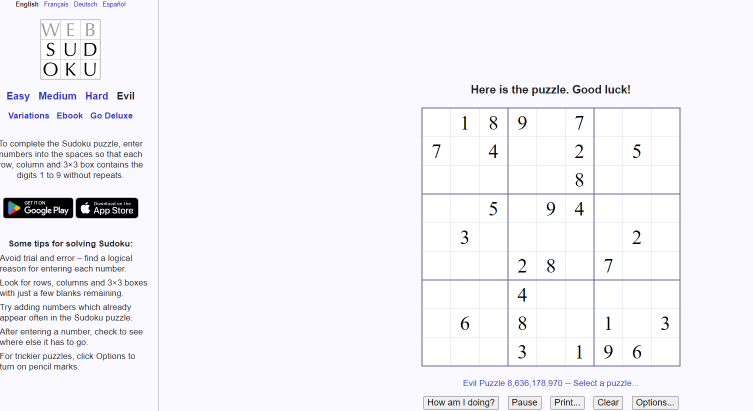
#> input picture sudoku5.png, 1505 x 822 px (shown at 1/2 size)
$ python sudoku.py
#> lines starting #> are read from the running program, lines starting #| are printed output that depends on the picture; after the words box and inside, x2 and y2 are one past the last pixel; in counts of white or black regions, pixels touching at a corner belong together
import cv2
import pytesseract
import numpy as np

# Set the Tesseract path (update this with your Tesseract installation path)
pytesseract.pytesseract.tesseract_cmd = r"C:\Programs\Tesseract\tesseract.exe"

puzzle = "sudoku5.png"


def find_largest_contour(contours, height, width):
    return max(
        contours,
        key=cv2.contourArea,
    )


def get_corners_from_contour(contour):
    peri = cv2.arcLength(contour, True)
    approx = cv2.approxPolyDP(contour, 0.02 * peri, True)
    return np.squeeze(approx)


def order_points(corners):
    rect = np.zeros((4, 2), dtype=np.float32)
    s = corners.sum(axis=1)
    rect[0] = corners[np.argmin(s)]
    rect[2] = corners[np.argmax(s)]
    diff = np.diff(corners, axis=1)
    rect[1] = corners[np.argmin(diff)]
    rect[3] = corners[np.argmax(diff)]
    return rect


def get_warped_image(image, corners):
    width, height = 450, 450
    rect = order_points(corners)
    dst = np.array(
        [[0, 0], [width - 1, 0], [width - 1, height - 1], [0, height - 1]],
        dtype=np.float32,
    )
    M = cv2.getPerspectiveTransform(rect, dst)
    warped = cv2.warpPerspective(image, M, (width, height))
    return warped


def divide_into_cells(image):
    rows, cols = 9, 9
    cell_height, cell_width = image.shape[0] // rows, image.shape[1] // cols
    cells = []

    for r in range(rows):
        for c in range(cols):
            y1, y2 = r * cell_height, (r + 1) * cell_height
            x1, x2 = c * cell_width, (c + 1) * cell_width
            cells.append(image[y1:y2, x1:x2])

    return cells


def remove_cell_border(cell_image):
    # Remove the outer 10 pixels from each side of the cell image
    borderSize = 5
    cell_no_border = cell_image[borderSize:-borderSize, borderSize:-borderSize]

    return cell_no_border


preprocessed_image = cv2.imread(puzzle, cv2.IMREAD_GRAYSCALE)
#> preprocessed_image: shape (822, 1505); min 0, max 255, mean 243.2
blurred = cv2.GaussianBlur(preprocessed_image, (5, 5), 0)
_, thresh = cv2.threshold(blurred, 0, 255, cv2.THRESH_BINARY_INV + cv2.THRESH_OTSU)
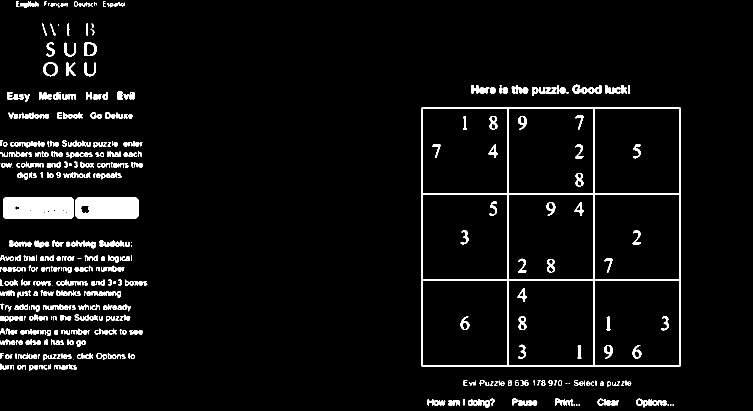
#> thresh: shape (822, 1505) (shown at 1/2 size); 4.5% white; 434 white regions (31 under 20 px), largest, box (x1, y1, x2, y2) and area: (843, 215, 1361, 733) 8260, (6, 395, 147, 437) 5827, (151, 395, 277, 437) 5029
kernel = cv2.getStructuringElement(cv2.MORPH_RECT, (3, 3))
cleaned = cv2.morphologyEx(thresh, cv2.MORPH_CLOSE, kernel)
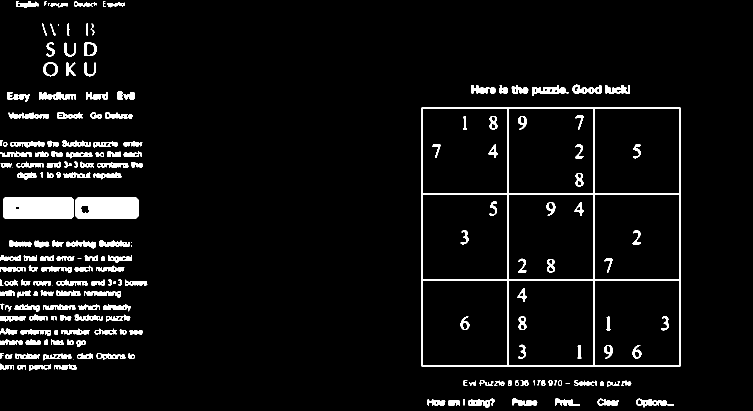
#> cleaned: shape (822, 1505) (shown at 1/2 size); 4.9% white; 194 white regions (11 under 20 px)
contours, _ = cv2.findContours(
    cleaned.copy(), cv2.RETR_EXTERNAL, cv2.CHAIN_APPROX_SIMPLE
)
#> contours = 168 contours, 18 with area under 20; largest, box (x1, y1, x2, y2) and area: (843, 215, 1361, 733) 267289, (6, 395, 147, 437) 5722, (151, 395, 277, 437) 5093, (1064, 170, 1137, 192) 726, (86, 124, 116, 153) 630

height, width = preprocessed_image.shape[:2]
#> height = 822; width = 1505
sudoku_grid_contour = find_largest_contour(contours, height, width)
#> sudoku_grid_contour = [[843, 215], [843, 732], [1360, 732], [1360, 215]]
sudoku_grid_corners = get_corners_from_contour(sudoku_grid_contour)
#> in get_corners_from_contour, `peri = cv2.arcLength(contour, True)`: peri = 2068
#> in get_corners_from_contour, `approx = cv2.approxPolyDP(contour, 0.02 * peri, True)`: approx = [[843, 215], [843, 732], [1360, 732], [1360, 215]]
#> sudoku_grid_corners = [[843, 215], [843, 732], [1360, 732], [1360, 215]]
warped_image = get_warped_image(preprocessed_image, sudoku_grid_corners)
#> in order_points, `s = corners.sum(axis=1)`: s = [1058, 1575, 2092, 1575]
#> in order_points, `diff = np.diff(corners, axis=1)`: diff = [-628, -111, -628, -1145]
#> in get_warped_image, `rect = order_points(corners)`: rect = [[843, 215], [1360, 215], [1360, 732], [843, 732]]
#> in get_warped_image, `M = cv2.getPerspectiveTransform(rect, dst)`: M = [[0.868, -1.81e-18, -732.1], [-2.09e-17, 0.868, -186.7], [1.53e-19, 0, 1]]
#> in get_warped_image, `warped = cv2.warpPerspective(image, M, (width, height))`:
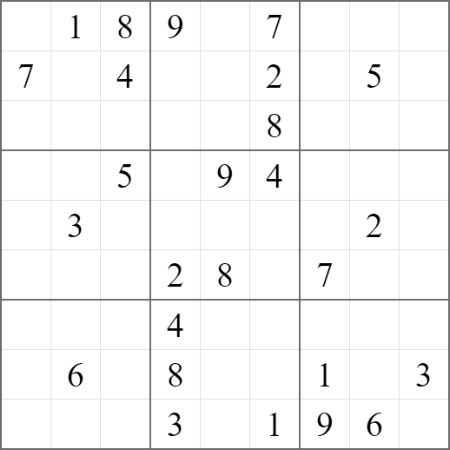
#> warped: shape (450, 450); min 0, max 255, mean 246.7
sudoku_cells = divide_into_cells(warped_image)
#> after the loop in divide_into_cells, `for r in range(rows):`: cells = 81 items
#> sudoku_cells = 81 items
cells_without_border = [remove_cell_border(cell) for cell in sudoku_cells]
#> in remove_cell_border, `cell_no_border = cell_image[borderSize:-borderSize, borderSize:-border..`: cell_no_border: shape (40, 40); every value is 255
#> in remove_cell_border (call 30), `cell_no_border = cell_image[borderSize:-borderSize, borderSize:-border..`:
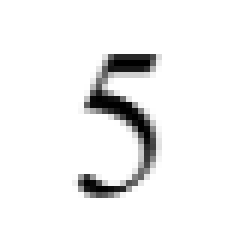
#> cell_no_border: shape (40, 40) (shown 6 times larger); min 0, max 255, mean 240.3
#> in remove_cell_border (call 32), `cell_no_border = cell_image[borderSize:-borderSize, borderSize:-border..`:
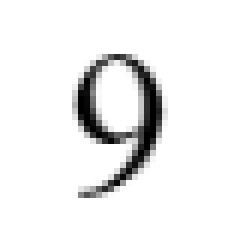
#> cell_no_border: shape (40, 40) (shown 6 times larger); min 0, max 255, mean 237.9
#> in remove_cell_border (call 33), `cell_no_border = cell_image[borderSize:-borderSize, borderSize:-border..`:
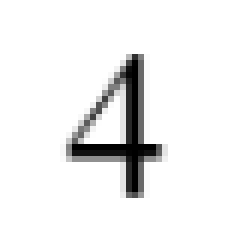
#> cell_no_border: shape (40, 40) (shown 6 times larger); min 0, max 255, mean 238.3
#> in remove_cell_border (call 38), `cell_no_border = cell_image[borderSize:-borderSize, borderSize:-border..`:
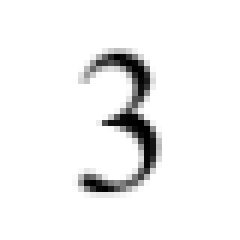
#> cell_no_border: shape (40, 40) (shown 6 times larger); min 0, max 255, mean 241.4
#> cells_without_border = 81 items

sudoku_array = [[0 for _ in range(9)] for _ in range(9)]
#> sudoku_array = 9 items, first 6: [0, 0, 0, 0, 0, 0, 0, 0, 0], [0, 0, 0, 0, 0, 0, 0, 0, 0], [0, 0, 0, 0, 0, 0, 0, 0, 0], [0, 0, 0, 0, 0, 0, 0, 0, 0], [0, 0, 0, 0, 0, 0, 0, 0, 0], [0, 0, 0, 0, 0, 0, 0, 0, 0]

for row in range(9):
    for col in range(9):
        cell_image = cells_without_border[row * 9 + col]
#> (the run stopped early here; a loop or call above may not have finished)
